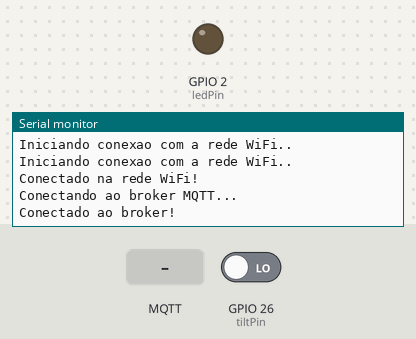
A sketch run on a simulated ESP32. Shown: output pins drawn as LEDs (lit = HIGH), the last lines printed to the serial monitor. The test bench sets the inputs (shaded band); at power-on: GPIO 26 (tiltPin) LOW. WiFi joins after 1.5 s; servers stay silent unless stated; no MQTT or app messages arrive unless stated.

Above: at 3.2 s.
3.3 s: GPIO 26 (tiltPin) driven HIGH
At 4.1 s:
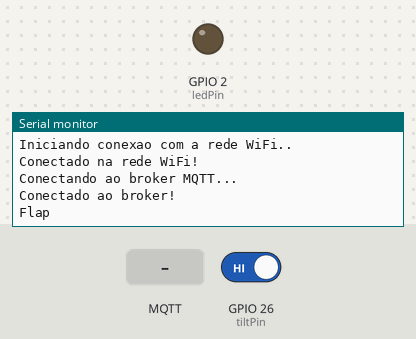
4.8 s: MQTT message "1" arrives on the first subscribed topic
At 6.0 s:
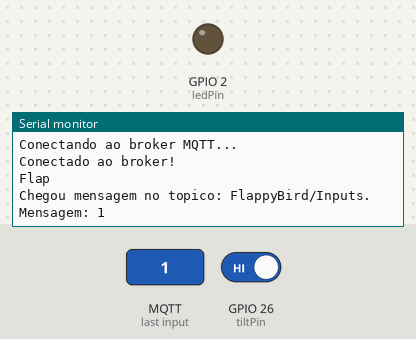
6.3 s: MQTT message "on" arrives on the first subscribed topic
At 7.5 s:
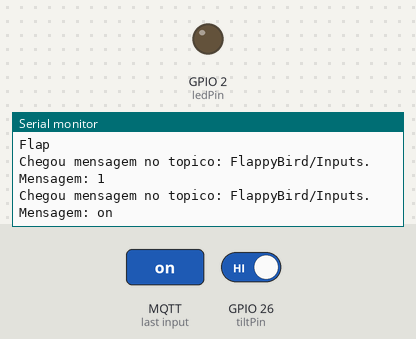
7.8 s: MQTT message "off" arrives on the first subscribed topic
At 8.6 s:
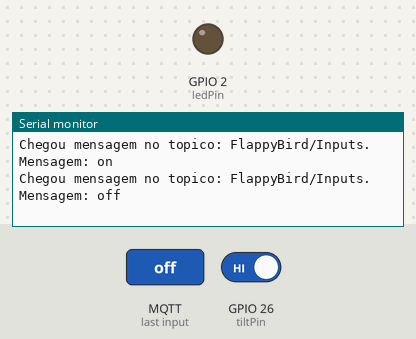

The sketch:

sketch_may25a.ino
```cpp
#include <WiFi.h>
#include <PubSubClient.h>

#include <MFRC522.h>
#include <SPI.h>

#define SS_PIN    21
#define RST_PIN   22

#define SIZE_BUFFER     18
#define MAX_SIZE_BLOCK  16

const char* ssid = "BETOS-LANCHES";
const char* password =  "87794625";
const char* mqttServer = "broker.hivemq.com";
const int mqttPort = 1883;
const char* mqttUser = "";
const char* mqttPassword = "";

WiFiClient espClient;
PubSubClient client(espClient);

//Authentication
MFRC522::MIFARE_Key key;

//Authentication status code
MFRC522::StatusCode status;

//Pins
MFRC522 mfrc522(SS_PIN, RST_PIN);

String UID;

byte readTAG[4];

char mensagem[30];
int ledPin = 2;

int tiltPin = 26;
int tiltStatus;
boolean isTilted = false;

String message;

void setup()
{
    SPI.begin();
    mfrc522.PCD_Init();

    pinMode(ledPin, OUTPUT);
    Serial.begin(115200);
    pinMode(tiltPin, INPUT);

    WiFi.begin(ssid, password);

    while (WiFi.status() != WL_CONNECTED)
    {
        delay(1000);
        Serial.println("Iniciando conexao com a rede WiFi..");
    }

    Serial.println("Conectado na rede WiFi!");

    client.setCallback(callback);
}

void loop()
{
    //Conecta com o broker, caso não esteja conectado.
    if(!client.connected()){
        reconectabroker();
    }

    tiltStatus = digitalRead(tiltPin);

    if(tiltStatus == HIGH){
        if(!isTilted){
            isTilted = true;

            sprintf(mensagem, "Flap");
            Serial.println(mensagem);

            client.publish("FlappyBird/Inputs", mensagem);
        }
    }else if(tiltStatus == LOW){
        if(isTilted){
            isTilted = false;

            sprintf(mensagem, "Flap");
            Serial.println(mensagem);

            client.publish("FlappyBird/Inputs", mensagem);
        }
    }

    if(mfrc522.PICC_IsNewCardPresent() && mfrc522.PICC_ReadCardSerial()) {
        readCard();

        message = "";

        if (*(uint32_t*)readTAG == 0x99CF53A9){
            sprintf(mensagem, "Vermelho%s", message);
            Serial.println(mensagem);
        }

        else if (*(uint32_t*)readTAG == 0xA3F0ECB9){
            sprintf(mensagem, "Amarelo%s", message);
            Serial.println(mensagem);
        }

        client.publish("FlappyBird/Inputs", mensagem);
    }
  //Para checar a rotina de callback
  client.loop();
}

void reconectabroker()
{
  //Conexao ao broker MQTT
  client.setServer(mqttServer, mqttPort);
  while (!client.connected())
  {
    Serial.println("Conectando ao broker MQTT...");
    if (client.connect("ESPGhost")) //Se tivesse um usuario e senha no broker aqui teria que ser client.connect("ESPdoJoel",mqttUser,mqttPassword)
    {
      Serial.println("Conectado ao broker!");
      client.subscribe("FlappyBird/Inputs");
    }
    else
    {
      Serial.print("Falha na conexao ao broker - Estado: ");
      Serial.print(client.state());
      delay(2000);
    }
  }
}

void callback(char* topic, byte* message, unsigned int length) {
  Serial.print("Chegou mensagem no topico: ");
  Serial.print(topic);
  Serial.print(". Mensagem: ");
  String messageTemp;

  for (int i = 0; i < length; i++) {
    Serial.print((char)message[i]);
    messageTemp += (char)message[i];
  }

  Serial.println();
}

void readCard(){
    for (int i = 0; i < 4; i++) {
        readTAG[i] = mfrc522.uid.uidByte[i];
    }

    mfrc522.PICC_HaltA();
}
```

Measured:
- after the input at 3.3 s, the serial monitor: prints a new line at once (image 1)
- after the input at 4.8 s, the serial monitor: prints a new line at once (image 2)
- after the input at 6.3 s, the serial monitor: prints a new line at once (image 3)
- after the input at 7.8 s, the serial monitor: prints a new line at once (image 4)
